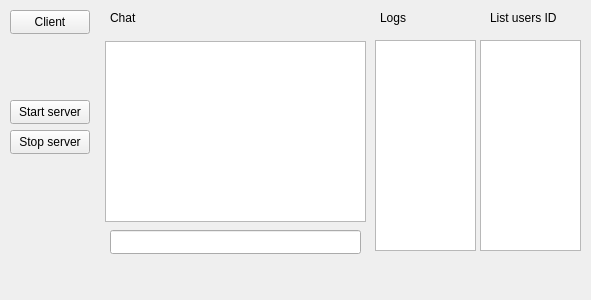
<?xml version="1.0" encoding="UTF-8"?>
<ui version="4.0">
 <class>Form</class>
 <widget class="QWidget" name="Form">
  <property name="geometry">
   <rect>
    <x>0</x>
    <y>0</y>
    <width>591</width>
    <height>300</height>
   </rect>
  </property>
  <property name="windowTitle">
   <string>Form</string>
  </property>
  <widget class="QPushButton" name="pushButton_2">
   <property name="geometry">
    <rect>
     <x>10</x>
     <y>10</y>
     <width>80</width>
     <height>24</height>
    </rect>
   </property>
   <property name="text">
    <string>Client</string>
   </property>
  </widget>
  <widget class="QPushButton" name="pushButton_3">
   <property name="geometry">
    <rect>
     <x>10</x>
     <y>100</y>
     <width>80</width>
     <height>24</height>
    </rect>
   </property>
   <property name="text">
    <string>Start server</string>
   </property>
  </widget>
  <widget class="QTextBrowser" name="textBrowser">
   <property name="geometry">
    <rect>
     <x>375</x>
     <y>40</y>
     <width>101</width>
     <height>211</height>
    </rect>
   </property>
  </widget>
  <widget class="QTextBrowser" name="textBrowser_2">
   <property name="geometry">
    <rect>
     <x>105</x>
     <y>41</y>
     <width>261</width>
     <height>181</height>
    </rect>
   </property>
  </widget>
  <widget class="QLabel" name="label_2">
   <property name="geometry">
    <rect>
     <x>110</x>
     <y>10</y>
     <width>49</width>
     <height>16</height>
    </rect>
   </property>
   <property name="text">
    <string>Chat</string>
   </property>
  </widget>
  <widget class="QLineEdit" name="lineEdit">
   <property name="geometry">
    <rect>
     <x>110</x>
     <y>230</y>
     <width>251</width>
     <height>24</height>
    </rect>
   </property>
  </widget>
  <widget class="QPushButton" name="pushButton_4">
   <property name="geometry">
    <rect>
     <x>10</x>
     <y>130</y>
     <width>80</width>
     <height>24</height>
    </rect>
   </property>
   <property name="text">
    <string>Stop server</string>
   </property>
  </widget>
  <widget class="QLabel" name="label">
   <property name="geometry">
    <rect>
     <x>380</x>
     <y>10</y>
     <width>49</width>
     <height>16</height>
    </rect>
   </property>
   <property name="text">
    <string>Logs</string>
   </property>
  </widget>
  <widget class="QListWidget" name="listWidget">
   <property name="geometry">
    <rect>
     <x>480</x>
     <y>40</y>
     <width>101</width>
     <height>211</height>
    </rect>
   </property>
  </widget>
  <widget class="QLabel" name="label_3">
   <property name="geometry">
    <rect>
     <x>490</x>
     <y>10</y>
     <width>71</width>
     <height>16</height>
    </rect>
   </property>
   <property name="text">
    <string>List users ID</string>
   </property>
  </widget>
 </widget>
 <resources/>
 <connections/>
</ui>
